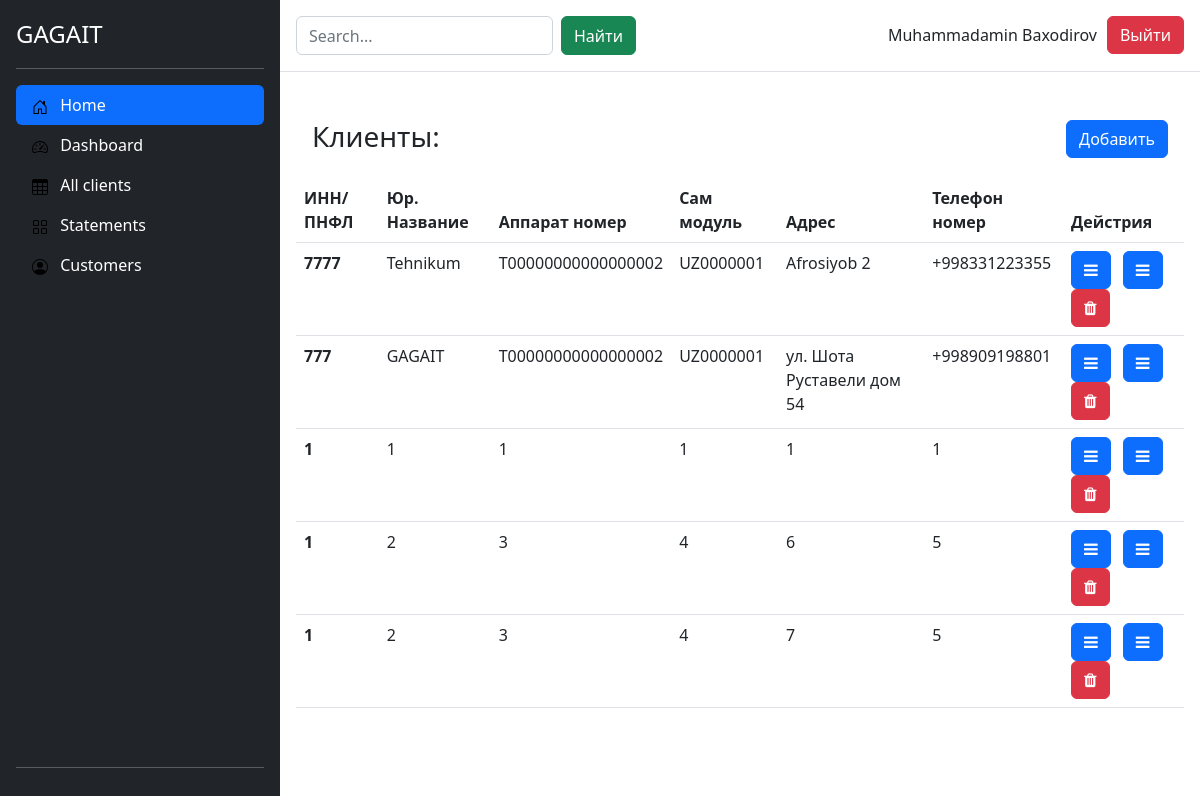
The page / (signed in) on the database as committed earlier.
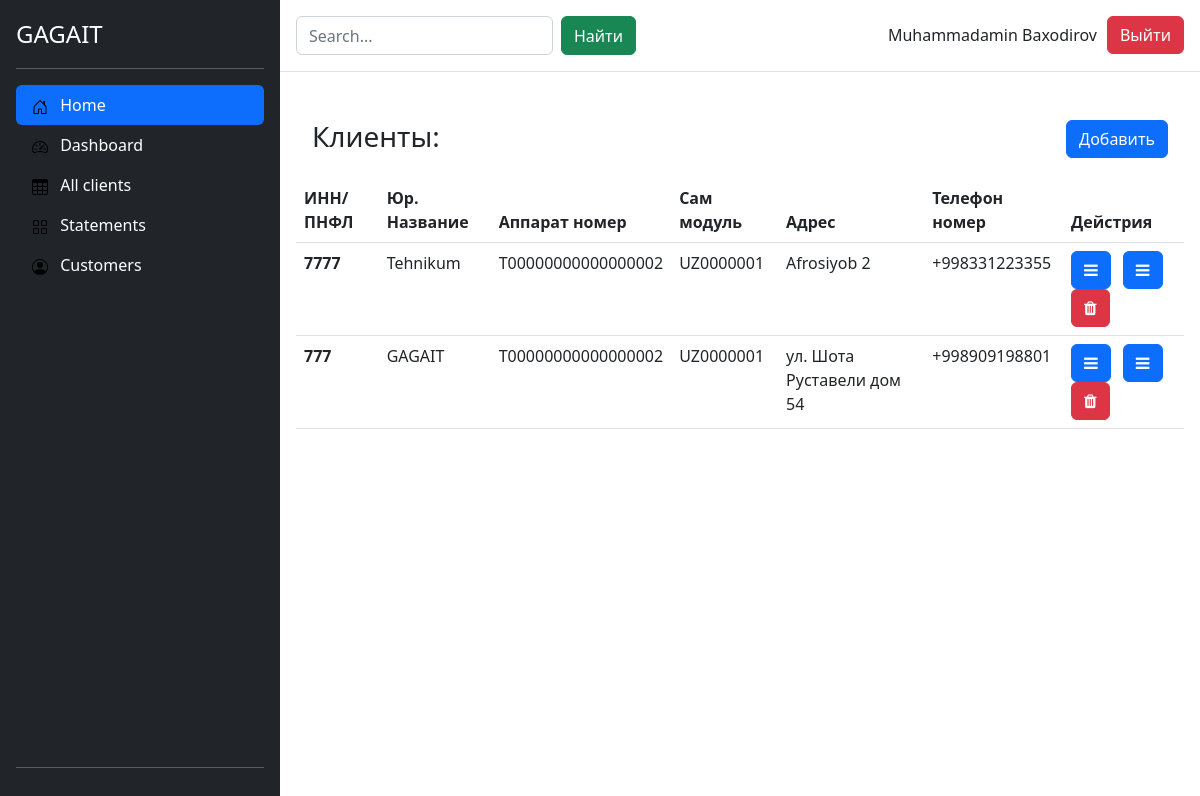
The same page on the database as committed later.
### statement_app/models.py (models this page shows, shortened)
class Statements(models.Model):
    objects = models.Model
    user_added_statement = models.ForeignKey(User, on_delete=models.DO_NOTHING)
    client_inn = models.IntegerField()
    client_company_name = models.CharField(max_length=120)
    client_device_number = models.CharField(max_length=60)
    client_modul_number = models.CharField(max_length=60)
    client_number = models.CharField(max_length=40)
    client_address = models.CharField(max_length=120)
    client_single_window_statement = models.ImageField(upload_to='media', null=True, blank=True)
    client_statement = models.ImageField(upload_to='media', null=True, blank=True)
    description = models.TextField(null=True, blank=True)
    client_statement_added_time = models.DateTimeField(auto_now_add=True)

### statement_app/views.py (the view)
# urls.py: path('', MainPage.as_view(), name='main_page'),
class MainPage(LoginRequiredMixin, ListView):
    model = Statements
    context_object_name = 'all_statements'

### statement_app/templates/statement_app/statements_list.html (shortened to what this page needs)
<!DOCTYPE html>
<html lang="en">
<head>
    <link href="https://cdn.jsdelivr.net/npm/bootstrap@5.2.2/dist/css/bootstrap.min.css" rel="stylesheet">
    <link rel="stylesheet" href="https://cdnjs.cloudflare.com/ajax/libs/font-awesome/4.7.0/css/font-awesome.min.css">
</head>
<body>
    <div class="container-fluid	p-0 d-flex">
        <div class="d-flex flex-column flex-shrink-0 p-3 text-bg-dark" style="width: 280px; height: 100vh;">
            <span class="fs-4">GAGAIT</span>
          <hr>
          <ul class="nav nav-pills flex-column mb-auto">
            <li class="nav-item">
              <a href="#" class="nav-link active" aria-current="page">
                <svg class="bi pe-none me-2" width="16" height="16"><use xlink:href="#home"></use></svg>
                Home
              </a>
            </li>
            <li>
              <a href="#" class="nav-link text-white">
                <svg class="bi pe-none me-2" width="16" height="16"><use xlink:href="#speedometer2"></use></svg>
                Dashboard
              </a>
            </li>
            <li>
              <a href="#" class="nav-link text-white">
                <svg class="bi pe-none me-2" width="16" height="16"><use xlink:href="#table"></use></svg>
                All clients
              </a>
            </li>
            <li>
              <a href="#" class="nav-link text-white">
                <svg class="bi pe-none me-2" width="16" height="16"><use xlink:href="#grid"></use></svg>
                Statements
              </a>
            </li>
            <li>
              <a href="#" class="nav-link text-white">
                <svg class="bi pe-none me-2" width="16" height="16"><use xlink:href="#people-circle"></use></svg>
                Customers
              </a>
            </li>
          </ul>
          <hr>
        </div>
        <div class="d-flex flex-column flex-row-fluid wrapper w-100">
            <div class="header">
                    <header class="p-3 mb-3 border-bottom">
                        <div>
                          <div class="d-flex flex-wrap justify-content-between">
                            <div class="search-form d-inline-flex">
                                <form class="d-flex col-12 col-lg-auto mb-3 mb-lg-0 me-lg-3" role="search" method="post" action="/search">
                                    <input type="search" class="form-control" placeholder="Search..." aria-label="Search" name="search-statement">
                                    <button class="ms-2 btn btn-success">Найти</button>
                                </form>
                            </div>
                            <div class="user-info d-inline-flex align-self-center">
                              {% if request.user.is_authenticated %}
                                <h6 style="margin: 10px;">
                                    {% if request.user.first_name %}
                                        {{ request.user.first_name }} {{ request.user.last_name }}
                                    {% else %}
                                        {{ request.user }}
                                    {% endif %}
                                </h6>
                                <a style="text-decoration: none; color: #fff;" href="{% url 'logout' %}"><button class="btn btn-danger">Выйти</button></a>
                                {% else %}
                                <a style="text-decoration: none; color: #fff;" href="{% url 'login' %}"><button class="btn btn-success">Войти</button></a>
                              {% endif %}
                            </div>
                          </div>
                        </div>
                    </header>
            </div>
            <div class="content d-flex flex-column flex-column-fluid p-3">
                <div class="inner-edit">
                    <div class="add_panel d-flex justify-content-between p-3"><h3>Клиенты:</h3>
                        <a href="/statements_form"><button class="btn btn-primary">Добавить</button></a>
                    </div>
                    <table class="table">
                        <thead>
                            <tr>
                                <th scope="col">ИНН/ПНФЛ</th>
                                <th scope="col">Юр. Название</th>
                                <th scope="col">Аппарат номер</th>
                                <th scope="col">Сам модуль</th>
                                <th scope="col">Адрес</th>
                                <th scope="col">Телефон номер</th>
                                <th scope="col">Дейстрия</th>
                            </tr>
                        </thead>
                        <tbody>
                        {% for statement in all_statements %}
                            <tr>
                                <th>{{ statement.client_inn }}</th>
                                <td>{{ statement.client_company_name }}</td>
                                <td>{{ statement.client_device_number }}</td>
                                <td>{{ statement.client_modul_number }}</td>
                                <td>{{ statement.client_address }}</td>
                                <td>{{ statement.client_number }}</td>
                                <td>
                                    <a href="{% url 'statement' statement.id %}">
                                        <button class="btn btn-primary me-2"><i class="fa fa-bars"></i></button>
                                    </a>
                                     <a href="{% url 'update_statement' statement.id %}">
                                        <button class="btn btn-primary me-2"><i class="fa fa-bars"></i></button>
                                    </a>
                                    <a href="{% url 'delete_statement' statement.id %}">
                                        <button class="btn btn-danger"><i class="fa fa-trash"></i></button>
                                    </a>
                                    {% empty %}
                                    <h3>NO DATA</h3>
                                </td>
                            </tr>
                        {% endfor %}
                        </tbody>
                    </table>
                </div>
            </div>
        </div>
    </div>
</body>

### statement_app/templates/statement_app/statements_list.html (style rules this page uses)
a { text-decoration: none; }

Rows that differ between the two databases and show on the page:
removed Statements: client_inn "1", client_company_name "1", client_device_number "1", client_modul_number "1", client_address "1", client_number "1"
removed Statements: client_inn "1", client_company_name "2", client_device_number "3", client_modul_number "4", client_address "6", client_number "5"
removed Statements: client_inn "1", client_company_name "2", client_device_number "3", client_modul_number "4", client_address "7", client_number "5"
